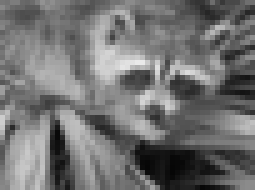
#> input picture f.png, 51 x 38 px (shown 5 times larger)
$ python test.py
#> lines starting #> are read from the running program, lines starting #| are printed output that depends on the picture
import Image, ImageFilter
from numpy import array
im = Image.open('f.png')
#> im is the input picture: PIL image 51x38 L; min 6, max 234, mean 113.5


for i in range(10):

	median = im.filter(ImageFilter.MedianFilter(11))
	median.save('./med/med%d.png'%i)
	arr = array(median)
	im = array(im)
	im=im-median
	im = Image.fromarray(im)
	im.save('./res/res%d.png'%i)
#> this loop made 10 passes
#> pass 1, `median = im.filter(ImageFilter.MedianFilter(11))`:
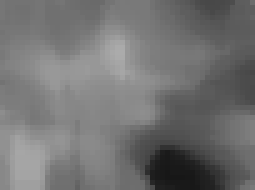
#> median: PIL image 51x38 L (shown 5 times larger); min 23, max 171, mean 114
#> pass 1, `im=im-median`:
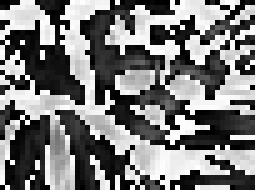
#> im: shape (38, 51) (shown 5 times larger); min 0, max 255, mean 121.5
#> pass 2, `median = im.filter(ImageFilter.MedianFilter(11))`:
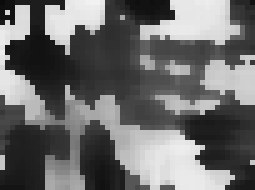
#> median: PIL image 51x38 L (shown 5 times larger); min 11, max 242, mean 108.2
#> pass 2, `im=im-median`:
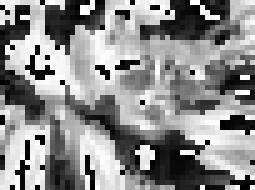
#> im: shape (38, 51) (shown 5 times larger); min 0, max 255, mean 139.3
#> after the loop:
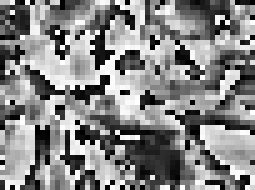
#> im: PIL image 51x38 L (shown 5 times larger); min 0, max 255, mean 132.9
#> after the loop:
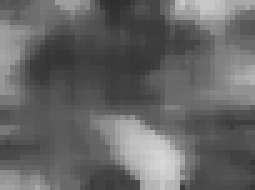
#> median: PIL image 51x38 L (shown 5 times larger); min 47, max 215, mean 101.9
